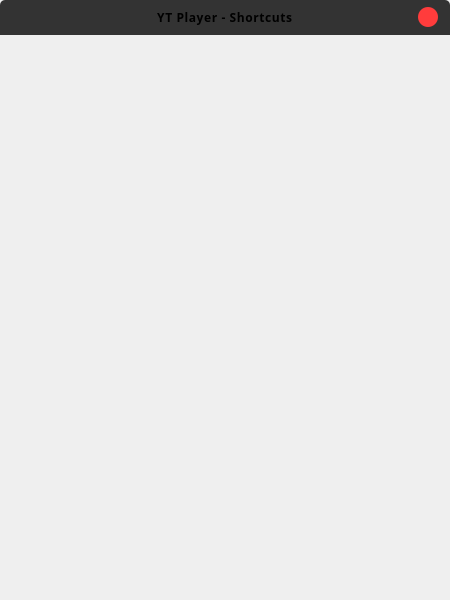
<?xml version="1.0" encoding="UTF-8"?>
<ui version="4.0">
 <class>Shortcuts</class>
 <widget class="QWidget" name="Shortcuts">
  <property name="geometry">
   <rect>
    <x>0</x>
    <y>0</y>
    <width>450</width>
    <height>600</height>
   </rect>
  </property>
  <property name="minimumSize">
   <size>
    <width>450</width>
    <height>600</height>
   </size>
  </property>
  <property name="maximumSize">
   <size>
    <width>450</width>
    <height>600</height>
   </size>
  </property>
  <property name="windowTitle">
   <string>Form</string>
  </property>
  <property name="styleSheet">
   <string notr="true">* {
    font-family: 'Poppins';
    letter-spacing: 0.6px;
}

#Shortcuts {
    background: url(:/img/img/shortcuts_bg.png) no-repeat;
}

#headerWidget {
    background-color: #333333;
}

#headerWidget {
    border-top-left-radius: 5px;
    border-top-right-radius: 5px;
}

#headingLabel {
    font-size: 12px;
    font-weight: 700;
}

#exitBtn {
    border: 0;
    border-radius: 10px;
    background-color: #FF3C3C;
}

#exitBtn:hover {
    background-color: #FF5757;
}</string>
  </property>
  <widget class="QWidget" name="headerWidget" native="true">
   <property name="geometry">
    <rect>
     <x>0</x>
     <y>0</y>
     <width>450</width>
     <height>35</height>
    </rect>
   </property>
   <property name="minimumSize">
    <size>
     <width>450</width>
     <height>35</height>
    </size>
   </property>
   <property name="maximumSize">
    <size>
     <width>450</width>
     <height>35</height>
    </size>
   </property>
   <layout class="QHBoxLayout" name="horizontalLayout_6">
    <property name="leftMargin">
     <number>12</number>
    </property>
    <property name="topMargin">
     <number>0</number>
    </property>
    <property name="rightMargin">
     <number>12</number>
    </property>
    <property name="bottomMargin">
     <number>0</number>
    </property>
    <item>
     <widget class="QLabel" name="logoLabel">
      <property name="minimumSize">
       <size>
        <width>20</width>
        <height>21</height>
       </size>
      </property>
      <property name="maximumSize">
       <size>
        <width>20</width>
        <height>21</height>
       </size>
      </property>
      <property name="text">
       <string/>
      </property>
      <property name="pixmap">
       <pixmap resource="../resources.qrc">:/icon/img/logo.png</pixmap>
      </property>
     </widget>
    </item>
    <item>
     <widget class="QLabel" name="headingLabel">
      <property name="font">
       <font>
        <family>Poppins</family>
        <pointsize>-1</pointsize>
        <weight>88</weight>
        <bold>true</bold>
       </font>
      </property>
      <property name="text">
       <string>YT Player - Shortcuts</string>
      </property>
      <property name="alignment">
       <set>Qt::AlignCenter</set>
      </property>
     </widget>
    </item>
    <item>
     <widget class="QPushButton" name="exitBtn">
      <property name="minimumSize">
       <size>
        <width>20</width>
        <height>20</height>
       </size>
      </property>
      <property name="maximumSize">
       <size>
        <width>20</width>
        <height>20</height>
       </size>
      </property>
      <property name="text">
       <string/>
      </property>
      <property name="icon">
       <iconset resource="../resources.qrc">
        <normaloff>:/icon/img/exit.png</normaloff>:/icon/img/exit.png</iconset>
      </property>
      <property name="iconSize">
       <size>
        <width>14</width>
        <height>14</height>
       </size>
      </property>
     </widget>
    </item>
   </layout>
  </widget>
 </widget>
 <resources>
  <include location="../resources.qrc"/>
 </resources>
 <connections/>
</ui>
